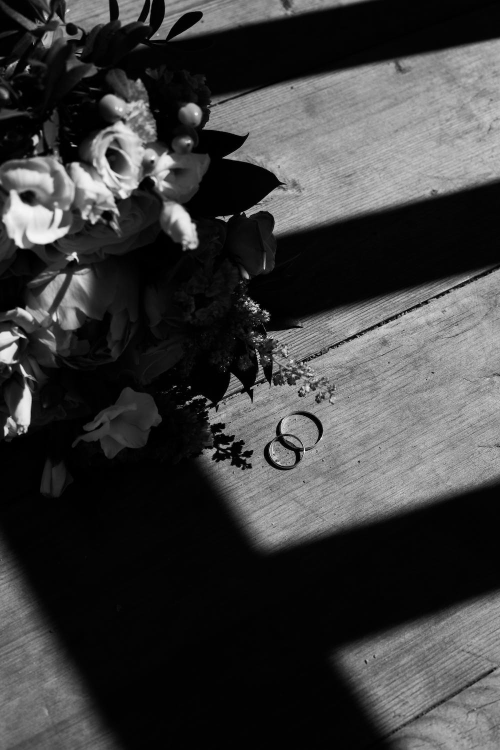
#> input picture latModul6/Modul6/kbt4.jpeg, 1000 x 1500 px, found by its file name (shown at 1/2 size)
$ python per2.py
#> lines starting #> are read from the running program, lines starting #| are printed output that depends on the picture
from PIL import Image

# TODO 0: Import beberapa library lain yang dibutuhkan
from PIL import Image

# TODO 1: Buka gambar latar belakang (background) dan gambar yang ingin disisipkan (overlay)
background_image = Image.open("C:\\Users\\ferza\\OneDrive\\Documents\\SEMESTER5\\PRAKTIKUM PEMROGRAMAN FUNGSIONAL\\latModul6\\Modul6\\kbt4.jpeg")
#> background_image is the input picture: PIL image 1000x1500 RGB; min 0, max 255, mean 61.2
overlay_image = Image.open("C:\\Users\\ferza\\OneDrive\\Documents\\SEMESTER5\\PRAKTIKUM PEMROGRAMAN FUNGSIONAL\\latModul6\\Modul6\\kbt6.jpeg")
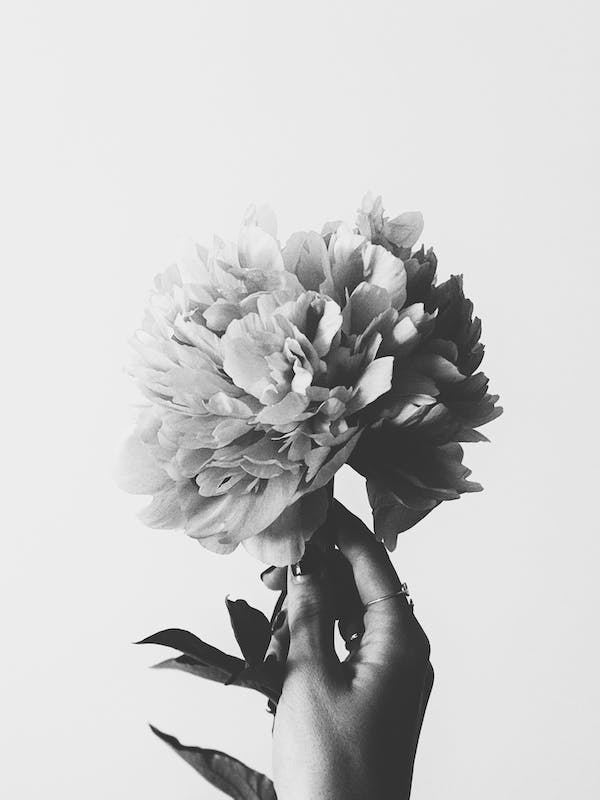
#> input picture latModul6/Modul6/kbt6.jpeg, 600 x 800 px, found by its file name
#> overlay_image is the input picture: PIL image 600x800 RGB; min 0, max 255, mean 201.1

# TODO 2: Konversi overlay image ke mode RGB (menghilangkan alpha channel)
overlay_image = overlay_image.convert("RGBA")
#> overlay_image: PIL image 600x800 RGBA

# TODO 3: (optional) Perkecil ukuran gambar overlay menggunakan method resize()
# overlay_image = overlay_image.resize((width, height))

# Tentukan/Hitung koordinat tengah untuk menempatkan overlay
x_center = (background_image.width - overlay_image.width) // 2
#> x_center = 200
y_center = (background_image.height - overlay_image.height) // 2
#> y_center = 350

# TODO 4: Sisipkan gambar overlay ke dalam gambar background menggunakan method paste()
background_image.paste(overlay_image, (x_center, y_center), overlay_image)
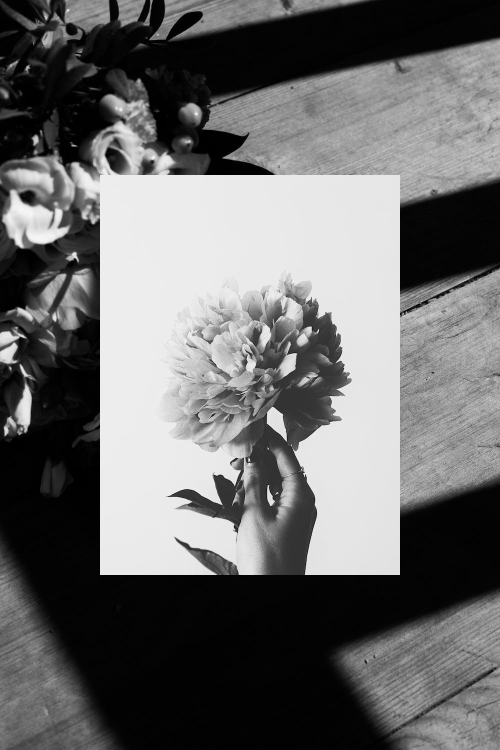
#> background_image: PIL image 1000x1500 RGB (shown at 1/2 size); min 0, max 255, mean 106.9

# TODO 5: Simpan gambar hasil edit
background_image.save("C:\\Users\\ferza\\OneDrive\\Documents\\SEMESTER5\\PRAKTIKUM PEMROGRAMAN FUNGSIONAL\\latModul6\\Modul6\\combine.jpeg")

# TODO 6: Tampilkan
background_image.show()
